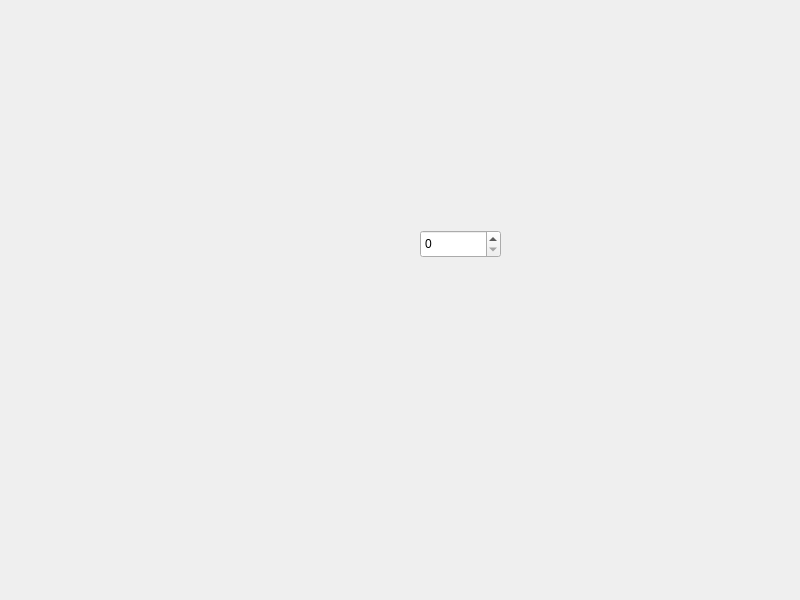
<?xml version="1.0" encoding="UTF-8"?>
<ui version="4.0">
 <class>Widget</class>
 <widget class="QWidget" name="Widget">
  <property name="geometry">
   <rect>
    <x>0</x>
    <y>0</y>
    <width>800</width>
    <height>600</height>
   </rect>
  </property>
  <property name="windowTitle">
   <string>Widget</string>
  </property>
  <widget class="QSpinBox" name="spinBox">
   <property name="geometry">
    <rect>
     <x>420</x>
     <y>230</y>
     <width>81</width>
     <height>28</height>
    </rect>
   </property>
  </widget>
 </widget>
 <resources/>
 <connections/>
</ui>
